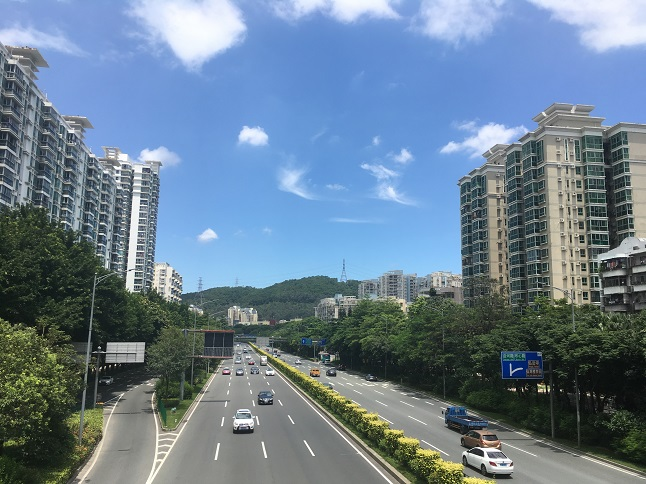
//> input picture cartoon/data/3.JPG, 646 x 484 px
$ ./源   (built with g++ and OpenCV 4)
//> lines starting //> are read from the running program, lines starting //| are printed output that depends on the picture
#include <opencv2/core/core.hpp>
#include <opencv2/highgui/highgui.hpp>
#include <opencv2/imgproc/imgproc.hpp>
#include <opencv2/video/background_segm.hpp>
#include <iostream>

#include <math.h>

using namespace cv;
using namespace std;
void find_move_people();
IplImage *srcImage, *cannyImage;
char *grayWindow, *cannyWindow;
void canny();
void changeSImage(Mat &image, IplImage &outImg, float sRadio);
IplImage* catHSImage(CvMat* HSI_H, CvMat* HSI_S, CvMat* HSI_I);
IplImage* HSI2RGBImage(CvMat* HSI_H, CvMat* HSI_S, CvMat* HSI_I);
void pasteEdge(Mat &image, Mat &outImg, IplImage cannyImage);
// [6 lines left out: function on_trackbar, not called in this run]
int main(void)
{
	char *img = "data//3.jpg";
	Mat image = imread(img);
//> image is the input picture: 484 rows x 646 cols, CV_8UC3; mean B, G, R 144.9, 126.9, 106.1

	//canny边缘检测
	srcImage = cvLoadImage(img, CV_LOAD_IMAGE_GRAYSCALE);
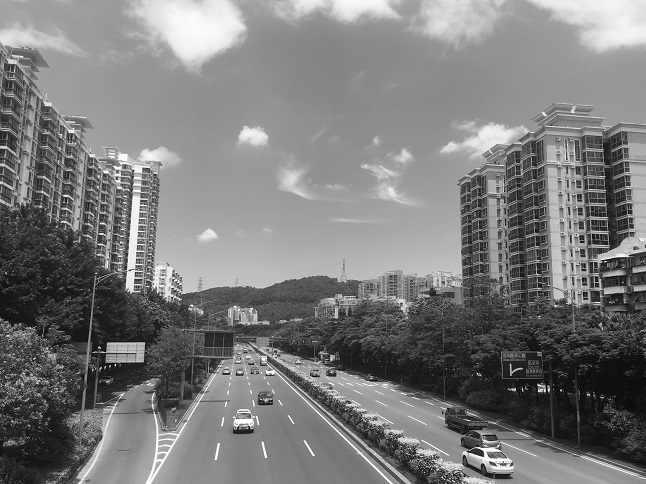
//> srcImage: 484 rows x 646 cols, CV_8UC1; min 0, max 255, mean 122.7
	cannyImage = cvCreateImage(cvGetSize(srcImage), IPL_DEPTH_8U, 1);
	int threshold = 70;
	cvCanny(srcImage, cannyImage, threshold, threshold * 3, 3);
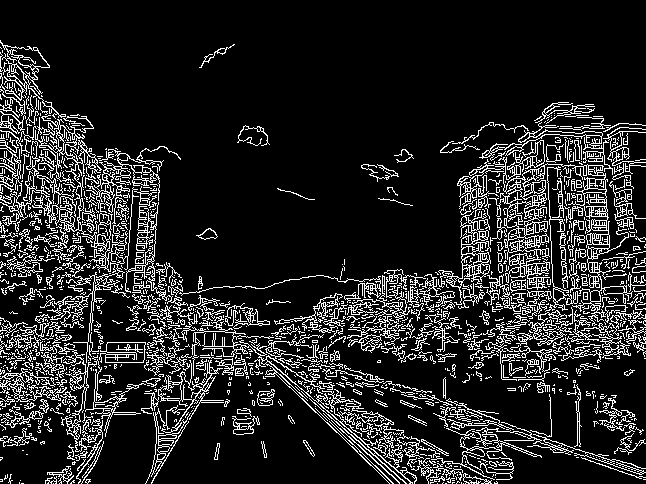
//> cannyImage: 484 rows x 646 cols, CV_8UC1; 14.5% white in thin lines or dots

	cvShowImage("边缘", cannyImage);
	Mat pasteEdgeMat;
	pasteEdge(image, pasteEdgeMat, *cannyImage);
	// 显示将边缘贴在原图上
	imshow("canny贴图", pasteEdgeMat);

	// 双边滤波
	Mat binateMat;
	bilateralFilter(pasteEdgeMat, binateMat, 10, 50, 50, BORDER_DEFAULT);
	//不贴边缘直接双边滤波
	//bilateralFilter(image, binateMat, 10, 50, 50, BORDER_DEFAULT);
	imshow("原图", image);
	imshow("双边滤波", binateMat);

	//增强图像的颜色饱和度
	IplImage outImg;
	changeSImage(binateMat, outImg, 5);
	cvShowImage("hsi2", &outImg);
	waitKey(0);
}

// 将边缘检测后的图 cannyImage 边以黑色的形式贴在 image上。
void pasteEdge(Mat &image, Mat &outImg, IplImage cannyImage)
{
	Mat cannyMat;
	cannyMat = cvarrToMat(&cannyImage);
	//颜色反转
	cannyMat = cannyMat < 100;
//> cannyMat: 484 rows x 646 cols, CV_8UC1; 85.5% white; black in thin lines or dots
	image.copyTo(outImg, cannyMat);
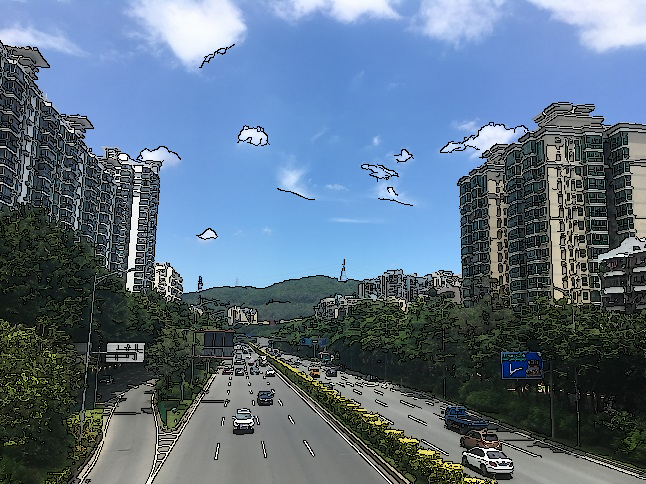
//> outImg: 484 rows x 646 cols, CV_8UC3; mean B, G, R 131.4, 112.4, 92.9


}

// 将image 像素转化到 HSI 空间，并调整S 即颜色的饱和度，
void changeSImage(Mat &image, IplImage &outImg, float sRadio)
{
//> called with sRadio = 5
	int rows = image.rows;
//> rows = 484
	int cols = image.cols;
//> cols = 646
	// 三个HSI空间数据矩阵
	CvMat* HSI_H = cvCreateMat(rows, cols, CV_32FC1);
	CvMat* HSI_S = cvCreateMat(rows, cols, CV_32FC1);
	CvMat* HSI_I = cvCreateMat(rows, cols, CV_32FC1);

	// 原始图像数据指针, HSI矩阵数据指针
	uchar* data;

	// rgb分量
	int img_r, img_g, img_b;
	int min_rgb;  // rgb分量中的最小值
	// HSI分量
	float fHue, fSaturation, fIntensity;
	int channels = image.channels();
//> channels = 3
	for (int i = 0; i < rows; i++)
	{
		for (int j = 0; j < cols; j++)
		{
			data = image.ptr<uchar>(i);
			data = data + j*channels;
			img_b = *data;
			data++;
			img_g = *data;
			data++;
			img_r = *data;

			// Intensity分量[0, 1]
			fIntensity = (float)((img_b + img_g + img_r) / 3) / 255;

			// 得到RGB分量中的最小值
			float fTemp = img_r < img_g ? img_r : img_g;
			min_rgb = fTemp < img_b ? fTemp : img_b;
			// Saturation分量[0, 1]
			fSaturation = 1 - (float)(3 * min_rgb) / (img_r + img_g + img_b);

			// 计算theta角
			float numerator = (img_r - img_g + img_r - img_b) / 2;
			float denominator = sqrt(
				pow((img_r - img_g), 2) + (img_r - img_b)*(img_g - img_b));

			// 计算Hue分量
			if (denominator != 0)
			{
				float theta = acos(numerator / denominator) * 180 / 3.14;

				if (img_b <= img_g)
				{
					fHue = theta;
				}
				else
				{
					fHue = 360 - theta;
				}
			}
			else
			{
				fHue = 0;
			}

			// 赋值
			cvmSet(HSI_H, i, j, fHue);
			cvmSet(HSI_S, i, j, fSaturation * sRadio);
			cvmSet(HSI_I, i, j, fIntensity);
		}
	}
//> this loop made 484 passes
//> (img_b, img_g, img_r, fIntensity, min_rgb, fSaturation) on passes 1 to 3: (252, 230, 221, 0.918, 221, 0.0569), (251, 229, 221, 0.914, 221, 0.0542), (251, 229, 220, 0.914, 220, 0.0571)
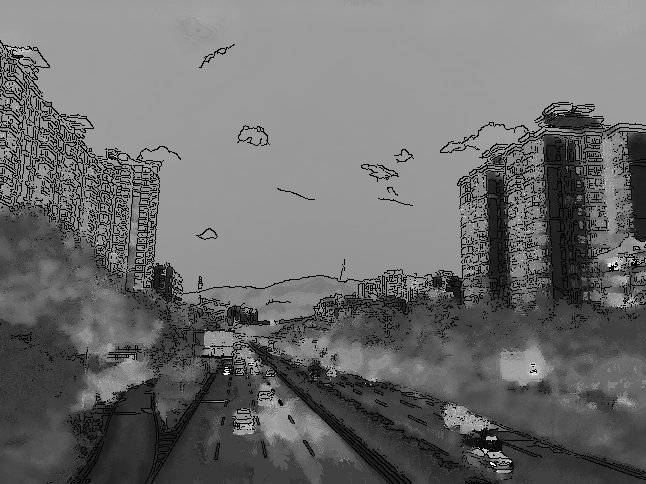
//> HSI_H: 484 rows x 646 cols, CV_32FC1; min 0, max 355.6, mean 151.7; drawn with min black and max white
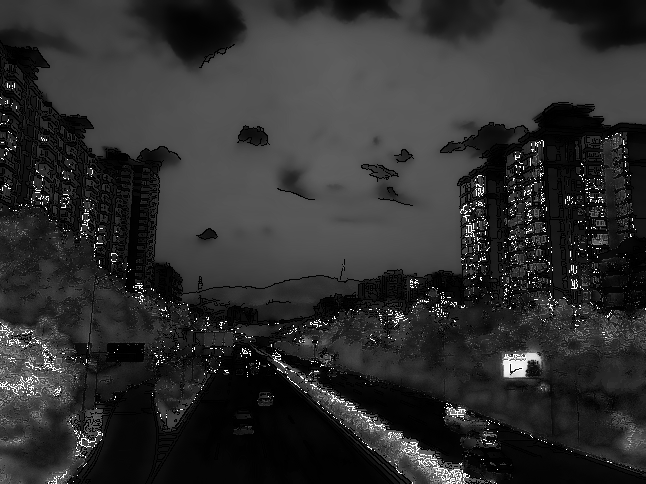
//> HSI_S: 484 rows x 646 cols, CV_32FC1; 6.51% of the values are NaN or infinite; the others: min 0, max 5, mean 0.982; drawn with min black, max white, NaN and infinite black
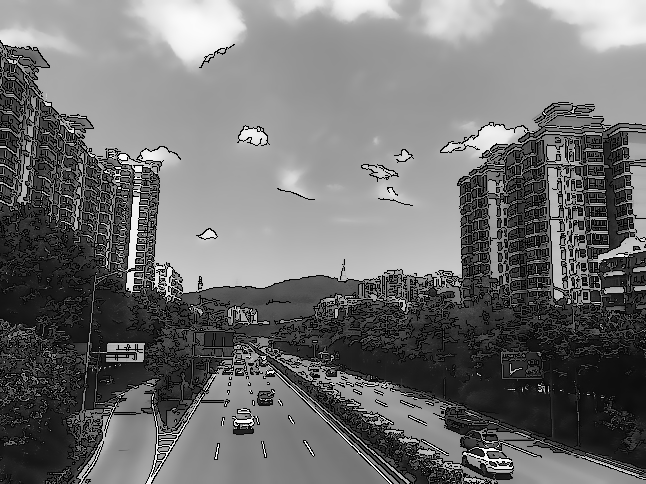
//> HSI_I: 484 rows x 646 cols, CV_32FC1; min 0, max 0.996, mean 0.438
//> after the loop, img_b = 136; img_g = 144; img_r = 142; fIntensity = 0.549; min_rgb = 136; fSaturation = 0.0332
	outImg = *HSI2RGBImage(HSI_H, HSI_S, HSI_I);
	//IplImage* ip2 = HSI2RGBImage(&hsi[0], &hsi[1], &hsi[2]);


}


// [21 lines left out: function catHSImage, not called in this run]


IplImage* HSI2RGBImage(CvMat* HSI_H, CvMat* HSI_S, CvMat* HSI_I)
{
	IplImage * RGB_Image = cvCreateImage(cvGetSize(HSI_H), IPL_DEPTH_8U, 3);

	int iB, iG, iR;
	for (int i = 0; i < RGB_Image->height; i++)
	{
		for (int j = 0; j < RGB_Image->width; j++)
		{
			// 该点的色度H
			double dH = cvmGet(HSI_H, i, j);
			// 该点的色饱和度S
			double dS = cvmGet(HSI_S, i, j);
			// 该点的亮度
			double dI = cvmGet(HSI_I, i, j);

			double dTempB, dTempG, dTempR;
			// RG扇区
			if (dH < 120 && dH >= 0)
			{
				// 将H转为弧度表示
				dH = dH * 3.1415926 / 180;
				dTempB = dI * (1 - dS);
				dTempR = dI * (1 + (dS * cos(dH)) / cos(3.1415926 / 3 - dH));
				dTempG = (3 * dI - (dTempR + dTempB));
			}
			// GB扇区
			else if (dH < 240 && dH >= 120)
			{
				dH -= 120;

				// 将H转为弧度表示
				dH = dH * 3.1415926 / 180;

				dTempR = dI * (1 - dS);
				dTempG = dI * (1 + dS * cos(dH) / cos(3.1415926 / 3 - dH));
				dTempB = (3 * dI - (dTempR + dTempG));
			}
			// BR扇区
			else
			{
				dH -= 240;

				// 将H转为弧度表示
				dH = dH * 3.1415926 / 180;

				dTempG = dI * (1 - dS);
				dTempB = dI * (1 + (dS * cos(dH)) / cos(3.1415926 / 3 - dH));
				dTempR = (3 * dI - (dTempG + dTempB));
			}

			iB = dTempB * 255;
			iG = dTempG * 255;
			iR = dTempR * 255;

			cvSet2D(RGB_Image, i, j, cvScalar(iB, iG, iR));
		}
	}
//> this loop made 484 passes
//> (iB, iG, iR) on passes 1 to 3: (322, 212, 167), (319, 209, 169), (321, 211, 166)
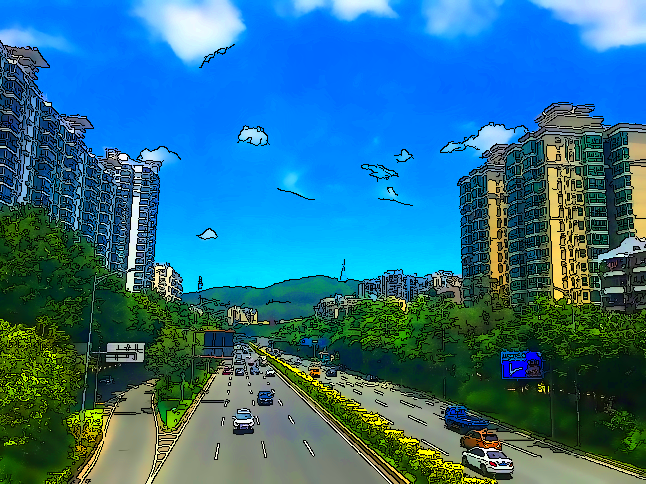
//> RGB_Image: 484 rows x 646 cols, CV_8UC3; mean B, G, R 139.4, 111.3, 43.3
//> after the loop, iB = 116; iG = 156; iR = 146

	return RGB_Image;
}


// [67 lines left out: functions find_move_people, canny, not called in this run]

$ run again, with cartoon/data/1.JPG copied over cartoon/data/3.JPG
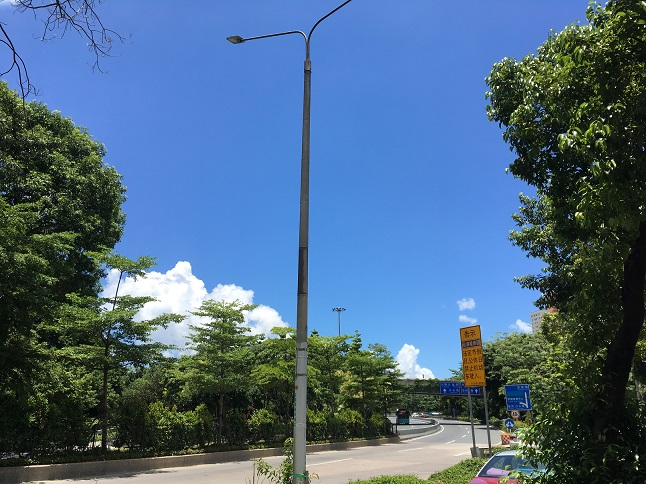
//> input picture cartoon/data/1.JPG, 646 x 484 px
//> image is the input picture: 484 rows x 646 cols, CV_8UC3; mean B, G, R 131.3, 105.3, 77.1
//> cannyImage: 484 rows x 646 cols, CV_8UC1; 14.4% white in thin lines or dots
//> cannyMat: 484 rows x 646 cols, CV_8UC1; 85.6% white; black in thin lines or dots
//> the loop in changeSImage, `for (int i = 0; i < rows; i++)` made 484 passes
//> (img_b, img_g, img_r, fIntensity, min_rgb, fSaturation) on passes 1 to 3: (2, 6, 3, 0.0118, 2, 0.455), (67, 101, 95, 0.341, 67, 0.236), (1, 4, 2, 0.00784, 1, 0.571)
//> after the loop in changeSImage, `for (int i = 0; i < rows; i++)`:
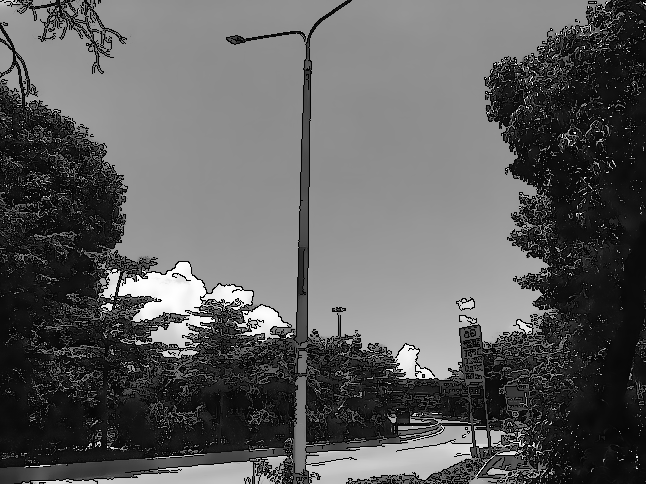
//> HSI_I: 484 rows x 646 cols, CV_32FC1; min 0, max 1, mean 0.364
//> after the loop in changeSImage, `for (int i = 0; i < rows; i++)`: img_b = 9; img_g = 14; img_r = 8; fIntensity = 0.0392; min_rgb = 8; fSaturation = 0.226
//> the loop in HSI2RGBImage, `for (int i = 0; i < RGB_Image->height; i++)` made 484 passes
//> (iB, iG, iR) on passes 1 to 3: (-3, 12, 0), (-15, 153, 123), (-3, 7, 1)
//> after the loop in HSI2RGBImage, `for (int i = 0; i < RGB_Image->height; i++)`:
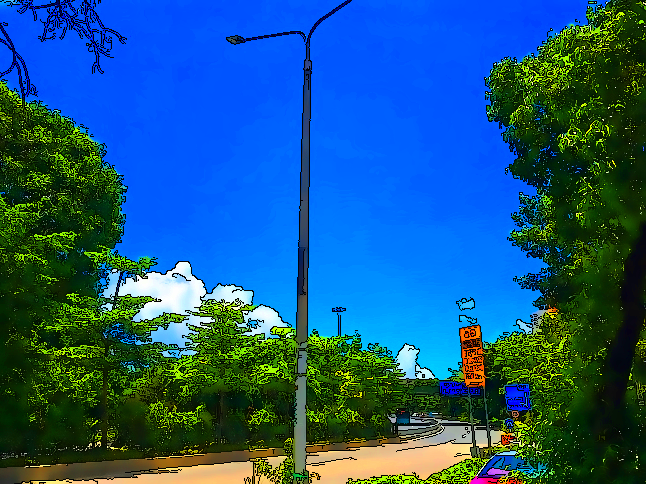
//> RGB_Image: 484 rows x 646 cols, CV_8UC3; mean B, G, R 128.3, 87.7, 27.7
//> after the loop in HSI2RGBImage, `for (int i = 0; i < RGB_Image->height; i++)`: iB = 0; iG = 30; iR = -1

$ run again, with cartoon/data/2.JPG copied over cartoon/data/3.JPG
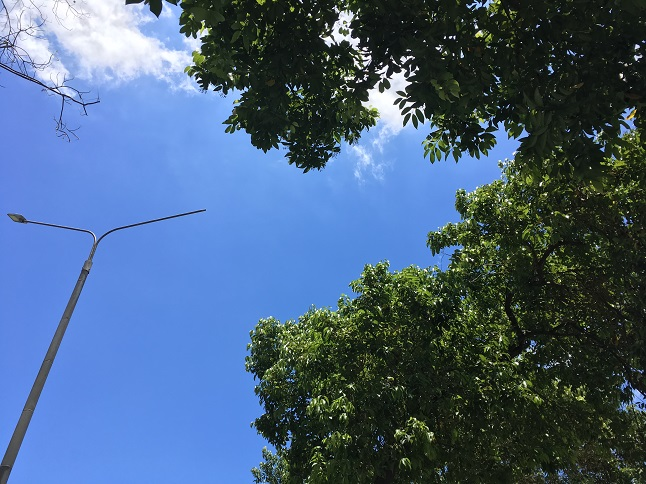
//> input picture cartoon/data/2.JPG, 646 x 484 px
//> image is the input picture: 484 rows x 646 cols, CV_8UC3; mean B, G, R 126.8, 98.1, 73.1
//> cannyImage: 484 rows x 646 cols, CV_8UC1; 11.8% white in thin lines or dots
//> cannyMat: 484 rows x 646 cols, CV_8UC1; 88.2% white; black in thin lines or dots
//> the loop in changeSImage, `for (int i = 0; i < rows; i++)` made 484 passes
//> (img_b, img_g, img_r, fIntensity, min_rgb, fSaturation) on passes 1 to 3: (24, 38, 28, 0.118, 24, 0.2), (24, 38, 28, 0.118, 24, 0.2), (25, 38, 28, 0.118, 25, 0.176)
//> after the loop in changeSImage, `for (int i = 0; i < rows; i++)`:
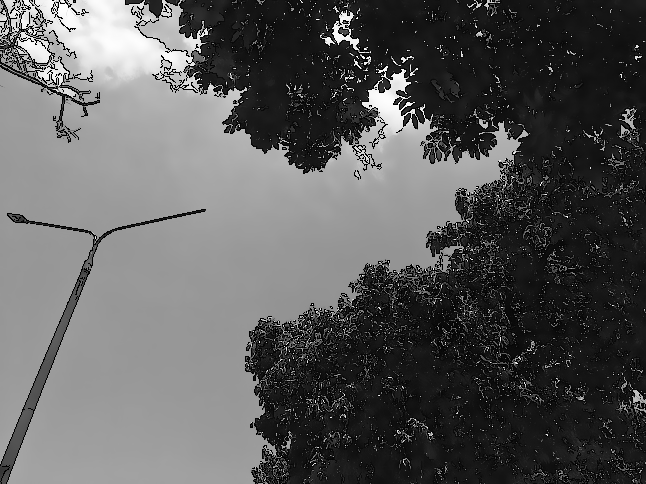
//> HSI_I: 484 rows x 646 cols, CV_32FC1; min 0, max 0.996, mean 0.353
//> after the loop in changeSImage, `for (int i = 0; i < rows; i++)`: img_b = 29; img_g = 42; img_r = 33; fIntensity = 0.133; min_rgb = 29; fSaturation = 0.163
//> the loop in HSI2RGBImage, `for (int i = 0; i < RGB_Image->height; i++)` made 484 passes
//> (iB, iG, iR) on passes 1 to 3: (0, 70, 19), (0, 70, 19), (3, 65, 20)
//> after the loop in HSI2RGBImage, `for (int i = 0; i < RGB_Image->height; i++)`:
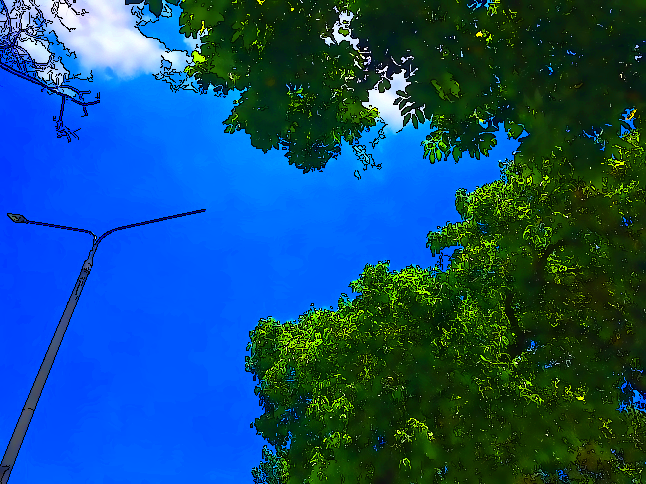
//> RGB_Image: 484 rows x 646 cols, CV_8UC3; mean B, G, R 122.8, 78, 18.5
//> after the loop in HSI2RGBImage, `for (int i = 0; i < RGB_Image->height; i++)`: iB = 6; iG = 68; iR = 27
